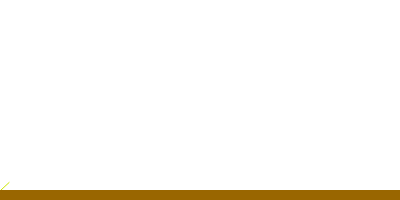
Frame 1 (no input)
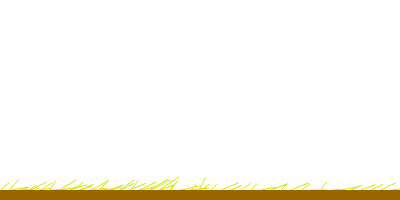
Frame 60 (no input)
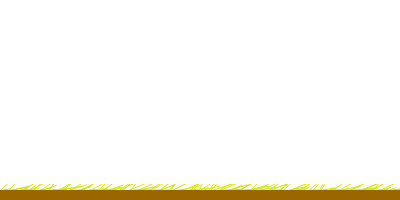
Frame 120 (the mouse pressed at the canvas centre since frame 60)

The p5.js sketch that drew these frames (run headless with seeded random() and noise() and a simulated clock; from frame 60 on, the mouse is pressed at the canvas centre):

// p5.js sketch
// ── sketch.js
function setup() {
  createCanvas(400, 200);
  colorMode(HSB, 360, 100, 100, 100);
}

var x = 1;
var h = 10;

function draw() {
 stroke(random(60, 70), 100, 90);
  line(x, height-10, x + random(5, 20), height-10-random(h));

  x = x + 10;

  if (x > width) {
    x = random(10);
    h = h + 3;
  }

  //lawn mower
  if (mouseIsPressed) {
    noStroke();
    fill(255);
    rect(-1, -1, width+2, height-15);
    h = 10;
  }

  //dirt
  noStroke();
  fill(40, 100, 60);
  rect(0, height-10, width, 10);
}
